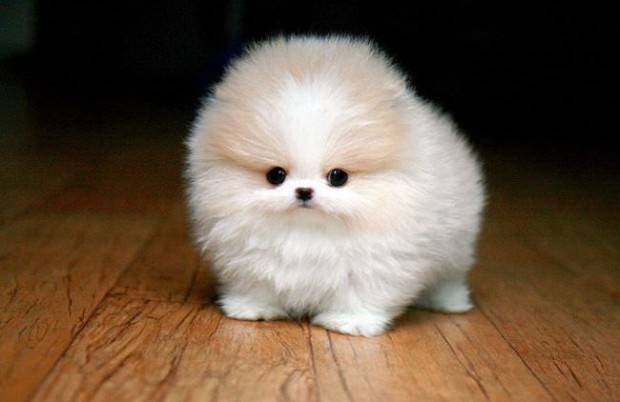
#> input picture src/imageTransformations/animal1.jpg, 620 x 402 px, found by its file name
$ python imageRotationOpencv.py
#> lines starting #> are read from the running program, lines starting #| are printed output that depends on the picture
import cv2
import scipy as ndimage
import matplotlib.pyplot as plt

path = r'src/imageTransformations/animal1.jpg'
face = cv2.imread("src/imageTransformations/animal1.jpg")
#> face is the input picture: shape (402, 620, 3); mean B, G, R 69.8, 88.3, 106.8

src = cv2.imread(path)

image = cv2.rotate(src, cv2.ROTATE_180)
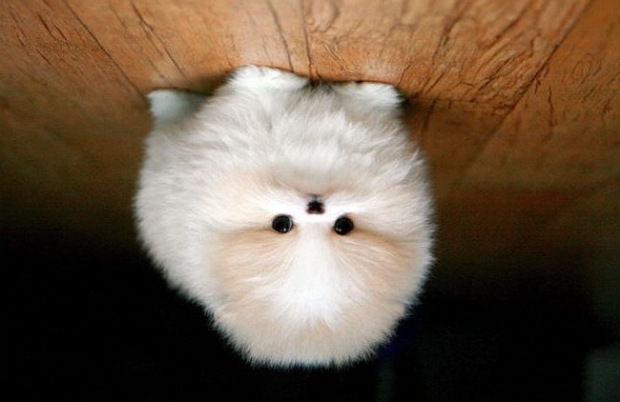
#> image: shape (402, 620, 3); mean B, G, R 69.8, 88.3, 106.8
image2 = cv2.rotate(src, cv2.ROTATE_90_COUNTERCLOCKWISE)
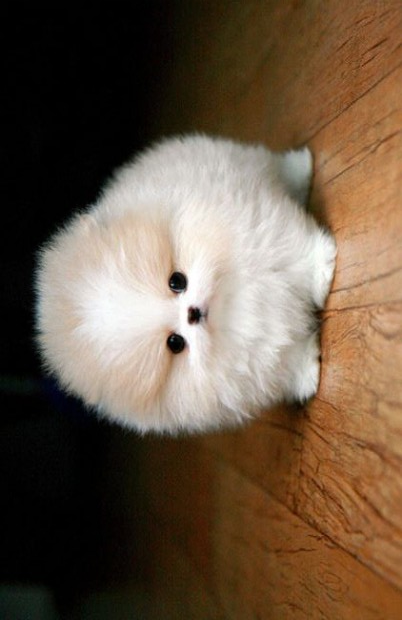
#> image2: shape (620, 402, 3); mean B, G, R 69.8, 88.3, 106.8

cv2.imshow('Rotation image 180º', image)
cv2.imshow('Rotation image 90', image2)

cv2.waitKey(0)

$ run again, with src/imageTransformations/animal2.jpg copied over src/imageTransformations/animal1.jpg
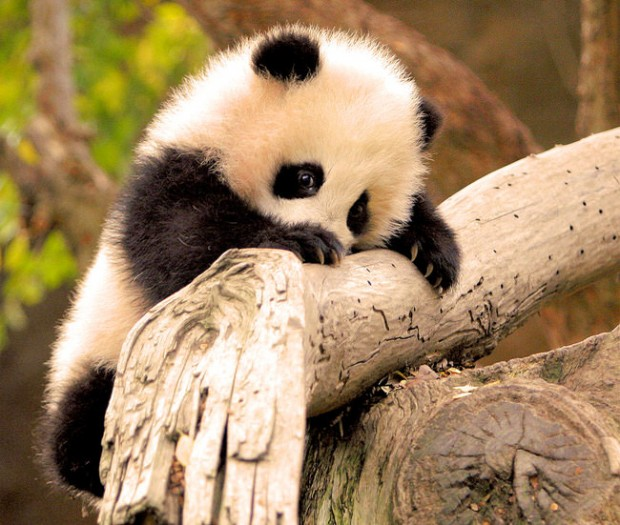
#> input picture src/imageTransformations/animal2.jpg, 620 x 525 px, found by its file name
#> face is the input picture: shape (525, 620, 3); mean B, G, R 98.2, 133.8, 161.1
#> `image = cv2.rotate(src, cv2.ROTATE_180)`:
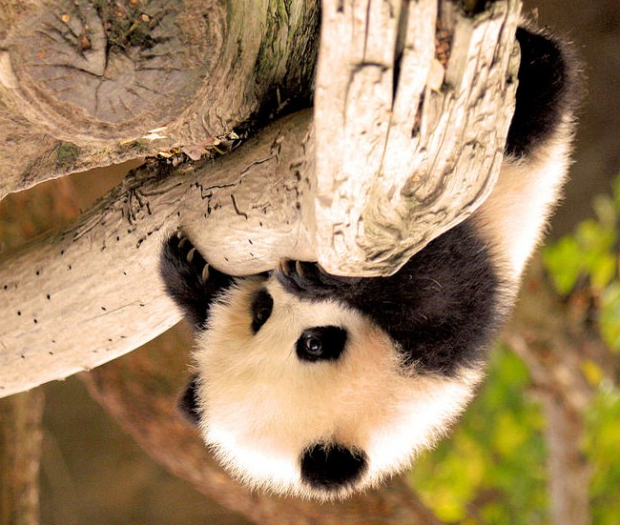
#> image: shape (525, 620, 3); mean B, G, R 98.2, 133.8, 161.1
#> `image2 = cv2.rotate(src, cv2.ROTATE_90_COUNTERCLOCKWISE)`:
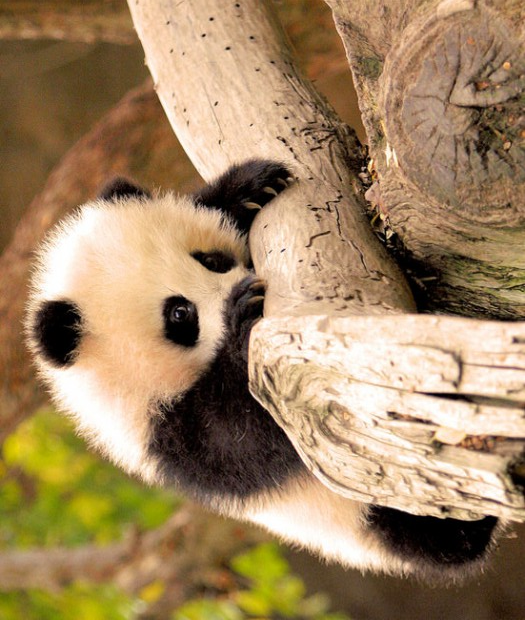
#> image2: shape (620, 525, 3); mean B, G, R 98.2, 133.8, 161.1
